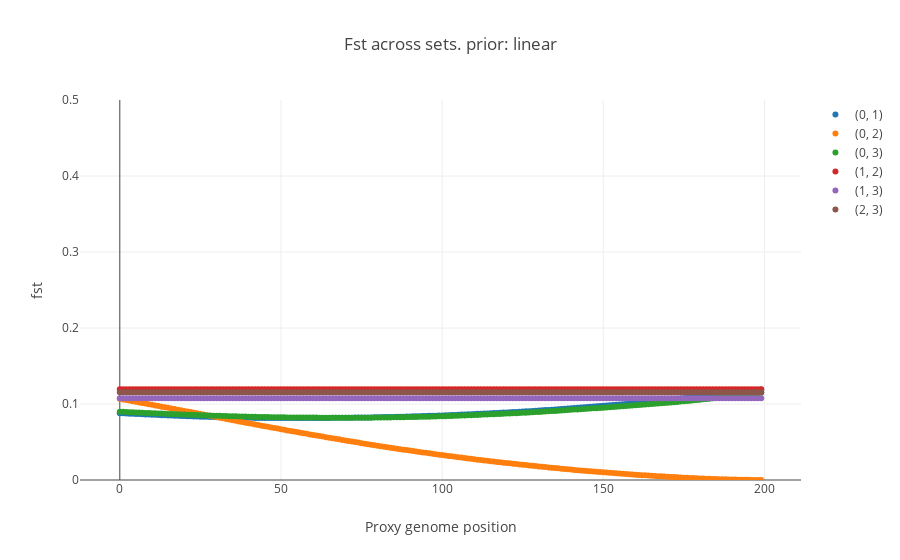

Source (notebook cell):
### Markdown cell above
**Local structure** Chose a pattern of local genetic structure from among those available.

### Code cell
from synth_tools.Generate_samples import Check_Path, plot_GenFst, return_fsts2

## Select struct prior function and kwargs
prior_func= linear_prior

prior_kwargs= {
    'slope': -1,
    'region': [0,1],
    'target': [0,2]
}


fig, Pops, prior= Check_Path(Npops,vector_lib,prior_func,prior_kwargs,Pops= [],random= True,n_comp= L,range_diff= range_diff,steps= steps)

iplot(fig)

### Figure 1 — Plotly figure (JSON) as saved in the notebook; plotly's stock layout.template omitted (floating-point values rounded to 4 significant figures; data arrays with more than 128 entries replaced by an {"elided": "..."} marker saying what was removed)
{"data": [{"mode": "markers", "name": "(0, 1)", "type": "scatter", "uid": "cb20a863-38c1-41fc-ae2d-b47571c5eee0", "x": {"elided": "200 int values"}, "y": {"elided": "200 float values"}}, {"mode": "markers", "name": "(0, 2)", "type": "scatter", "uid": "f804d877-53a0-4cd5-94a8-7fba44497369", "x": {"elided": "200 int values"}, "y": {"elided": "200 float values"}}, {"mode": "markers", "name": "(0, 3)", "type": "scatter", "uid": "67425fd2-66ac-492e-85be-de0ecbcef415", "x": {"elided": "200 int values"}, "y": {"elided": "200 float values"}}, {"mode": "markers", "name": "(1, 2)", "type": "scatter", "uid": "a61c7ddb-9f76-4ce2-97e7-24da546de775", "x": {"elided": "200 int values"}, "y": {"elided": "200 float values"}}, {"mode": "markers", "name": "(1, 3)", "type": "scatter", "uid": "f277d158-f0af-48d6-820f-396f417b21a5", "x": {"elided": "200 int values"}, "y": {"elided": "200 float values"}}, {"mode": "markers", "name": "(2, 3)", "type": "scatter", "uid": "dcfa182d-d8cb-4a95-b1fe-e38993cccdd8", "x": {"elided": "200 int values"}, "y": {"elided": "200 float values"}}], "layout": {"title": "Fst across sets. prior: linear", "xaxis": {"title": "Proxy genome position"}, "yaxis": {"range": [0, 0.5], "title": "fst"}}}
